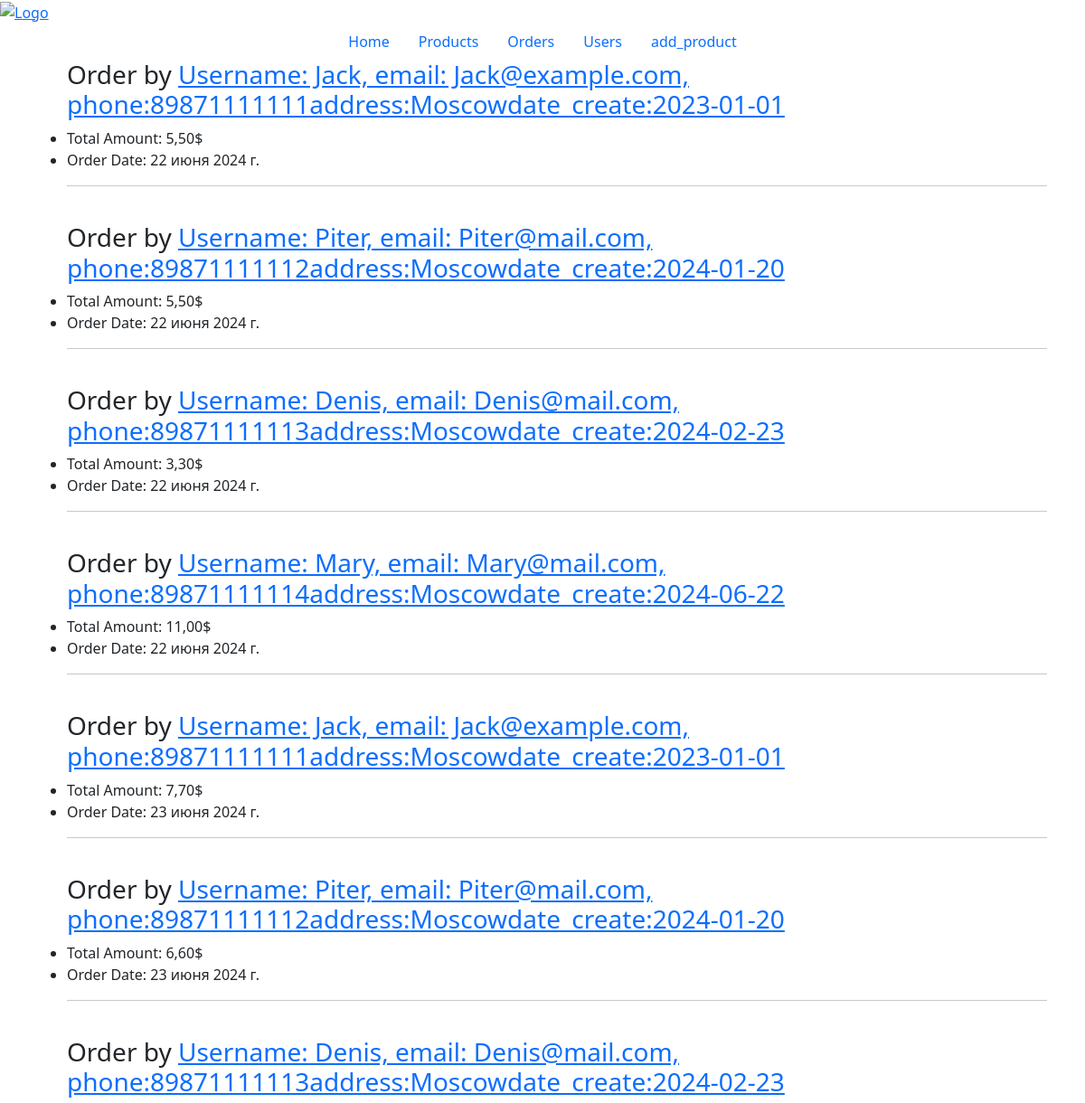
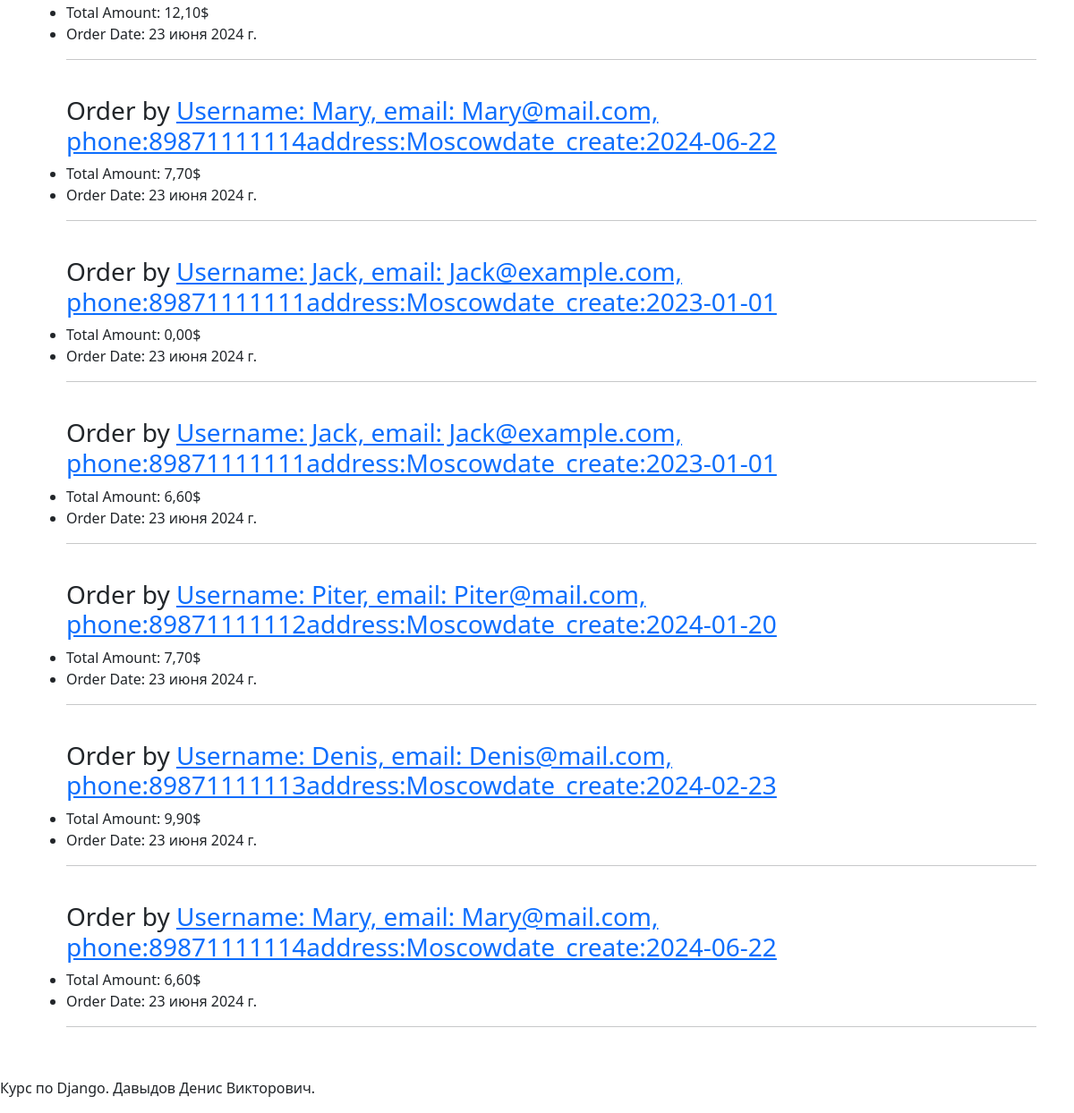
Screenshot of /orders/ with the database file from the repository (2 pictures, top to bottom).
### myapp2/models.py (models this page shows, shortened)
class Order(models.Model):
    customer = models.ForeignKey(User, on_delete=models.CASCADE)
    products = models.ManyToManyField(Product)
    total_price = models.DecimalField(max_digits=100, decimal_places=2, default=0)
    date_ordered = models.DateField(auto_now_add=True, null=True)

class User(models.Model):
    name = models.CharField(max_length=100)
    email = models.EmailField()
    phone = models.IntegerField()
    address = models.CharField(max_length=100)
    date_create = models.DateField(auto_now_add=True, null=True)
    def __str__(self):
        return (f'Username: {self.name}, '
                f'email: {self.email}, '
                f'phone:{self.phone}'
                f'address:{self.address}'
                f'date_create:{self.date_create}'
                )

### myapp2/views.py (the view)
# urls.py: path('orders/', orders, name='orders'),
def orders(request, client_id: int = None):
    if client_id:
        client = get_object_or_404(User, id=client_id)
        order = Order.objects.filter(customer=client)
        today = datetime.today()
        order_week = order.filter(date_ordered__gte=today - timedelta(days=7))
        order_month = order.filter(date_ordered__gte=today - timedelta(days=30))
        order_year = order.filter(date_ordered__gte=today - timedelta(days=365))
        products_week = {product for order in order_week for product in order.products.all()}
        products_month = {product for order in order_month for product in order.products.all()}
        products_year = {product for order in order_year for product in order.products.all()}
        context = {
            "title": f"Список заказов клиента {client.name}",
            "client": client,
            "order": order,
            "products_week": products_week,
            "products_month": products_month,
            "products_year": products_year,
        }
    else:
        order = Order.objects.all()
        context = {"title": f"Список всех заказов", "order": order}
    return render(request, "myapp2/orders.html", context)

### myapp2/templates/myapp2/orders.html (shortened to what this page needs)
{% extends 'base.html' %}
{% block content %}
    <div class="container">
    {% if client %}
        {% for ord in order  %}
            <p>Products in Order:</p>
            <ul>
                {% for product in ord.products.all %}
                    <li>{{ product.product_name }} - {{ product.price }}$</li>
                {% endfor %}
            </ul>
            <p>Total Amount: {{ ord.total_price }}$</p>
            <p>Order Date: {{ ord.date_ordered }}</p>
            <hr>
            <br>
        {% endfor %}
        <h3>Orders by last week</h3>
        {% for product in products_week %}
            {{ product.product_name }} -
            {{ product.quantity }} -
            {{ product.price }}$<br>
        {% endfor %}
        <h3>Orders by last month</h3>
        {% for product in products_week %}
            {{ product.product_name }} -
            {{ product.count_product }}<br>
        {% endfor %}
        <h3>Orders by last year</h3>
        {% for product in products_week %}
            {{ product.product_name }} -
            {{ product.count_product }}<br>
        {% endfor %}
    {% else %}
        <ul>
            {% for ord in order %}
                <h3>
                    Order by
                    <a href='{% url "orders" ord.customer.id %}'>{{ ord.customer }}</a>
                </h3>
                <li>Total Amount: {{ ord.total_price }}$</li>
                <li>Order Date: {{ ord.date_ordered }}</li>
                <hr>
                <br>
            {% endfor %}
        </ul>
    {% endif %}
</div>
{% endblock %}

### templates/base.html (shortened to what this page needs)
<!DOCTYPE html>
<html lang="en">
<head>
    <link href="https://cdn.jsdelivr.net/npm/bootstrap@5.3.3/dist/css/bootstrap.min.css"
          rel="stylesheet"
>
</head>
<body>
    <header>
    <a href="{% url 'index' %}">
        <img src="https://avivi.academy/upload/iblock/f4c/f4c8c44f88f630b9e86b7124b192487c.jpg" alt="Logo" width="200px" height="100px">
    </a>
        <nav class="nav justify-content-center">
            <a class="nav-link" href="{% url 'index' %}">Home</a>
            <a class="nav-link" href="{% url 'all_product' %}">Products</a>
            <a class="nav-link" href="{% url 'orders' %}">Orders</a>
            <a class="nav-link" href="{% url 'all_user' %}">Users</a>
            <a class="nav-link" href="{% url 'add_product' %}">add_product</a>
        </nav>
    <header>
    {% block content %}
    {% endblock %}
    <footer>
      <p>Курс по Django. Давыдов Денис Викторович.</p>
    </footer>
</body>
</html>

### rows the page displays
Order: customer "Username: Jack, email: Jack@example.com, phone:89871111111address:Moscowdate_create:2023-01-01", total_price "5,50", date_ordered "22 июня 2024 г."
Order: customer "Username: Piter, email: Piter@mail.com, phone:89871111112address:Moscowdate_create:2024-01-20", total_price "5,50", date_ordered "22 июня 2024 г."
Order: customer "Username: Denis, email: Denis@mail.com, phone:89871111113address:Moscowdate_create:2024-02-23", total_price "3,30", date_ordered "22 июня 2024 г."
Order: customer "Username: Mary, email: Mary@mail.com, phone:89871111114address:Moscowdate_create:2024-06-22", total_price "11,00", date_ordered "22 июня 2024 г."
Order: customer "Username: Jack, email: Jack@example.com, phone:89871111111address:Moscowdate_create:2023-01-01", total_price "7,70", date_ordered "23 июня 2024 г."
Order: customer "Username: Piter, email: Piter@mail.com, phone:89871111112address:Moscowdate_create:2024-01-20", total_price "6,60", date_ordered "23 июня 2024 г."
Order: customer "Username: Denis, email: Denis@mail.com, phone:89871111113address:Moscowdate_create:2024-02-23", total_price "12,10", date_ordered "23 июня 2024 г."
Order: customer "Username: Mary, email: Mary@mail.com, phone:89871111114address:Moscowdate_create:2024-06-22", total_price "7,70", date_ordered "23 июня 2024 г."
Order: customer "Username: Jack, email: Jack@example.com, phone:89871111111address:Moscowdate_create:2023-01-01", total_price "0,00", date_ordered "23 июня 2024 г."
Order: customer "Username: Jack, email: Jack@example.com, phone:89871111111address:Moscowdate_create:2023-01-01", total_price "6,60", date_ordered "23 июня 2024 г."
Order: customer "Username: Piter, email: Piter@mail.com, phone:89871111112address:Moscowdate_create:2024-01-20", total_price "7,70", date_ordered "23 июня 2024 г."
Order: customer "Username: Denis, email: Denis@mail.com, phone:89871111113address:Moscowdate_create:2024-02-23", total_price "9,90", date_ordered "23 июня 2024 г."
Order: customer "Username: Mary, email: Mary@mail.com, phone:89871111114address:Moscowdate_create:2024-06-22", total_price "6,60", date_ordered "23 июня 2024 г."
